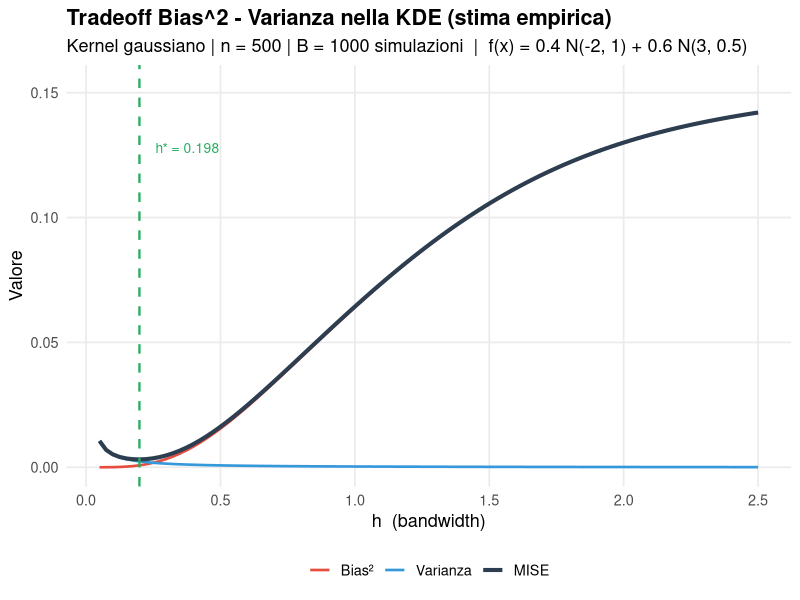
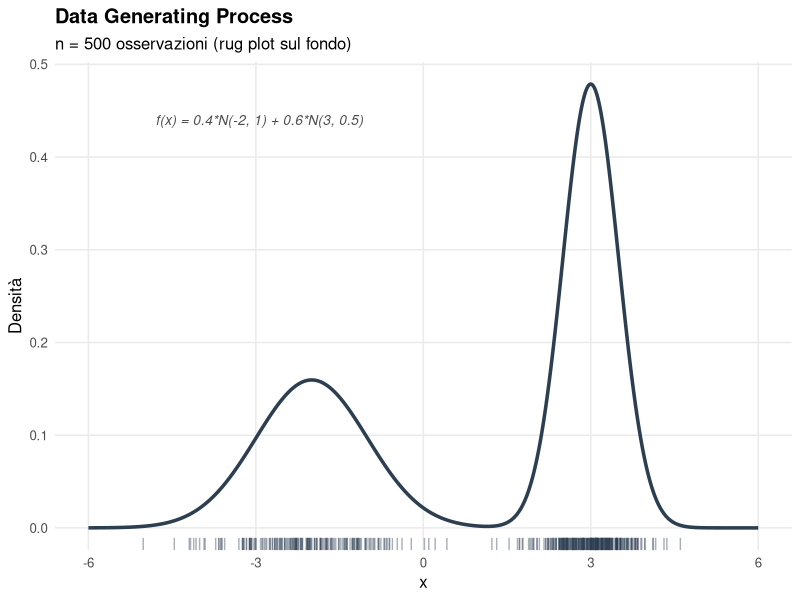
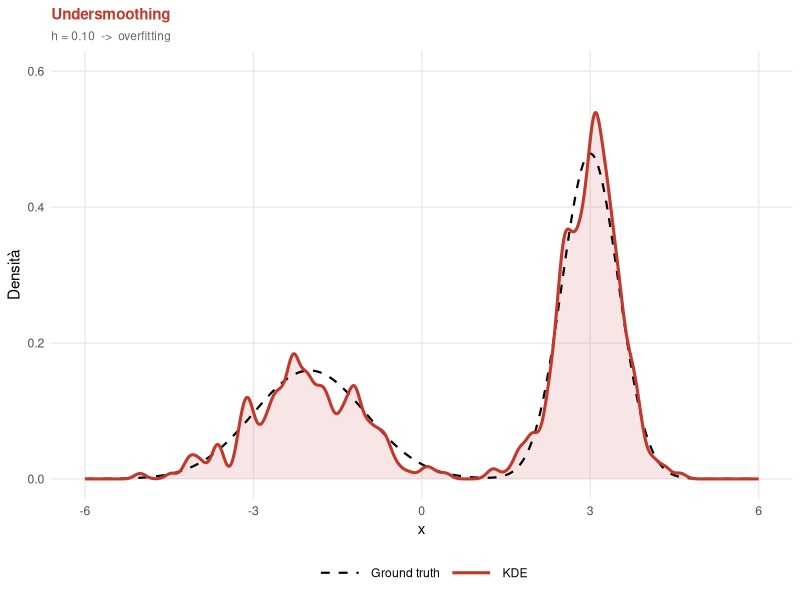
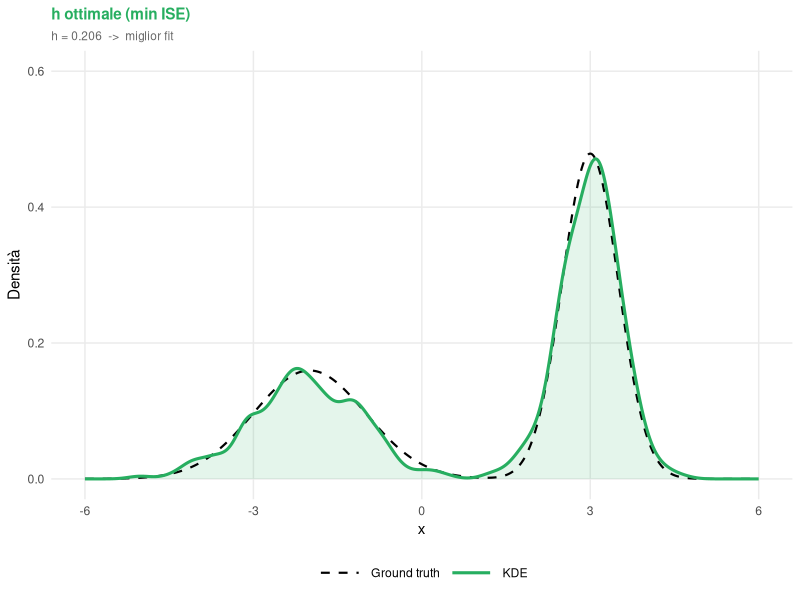
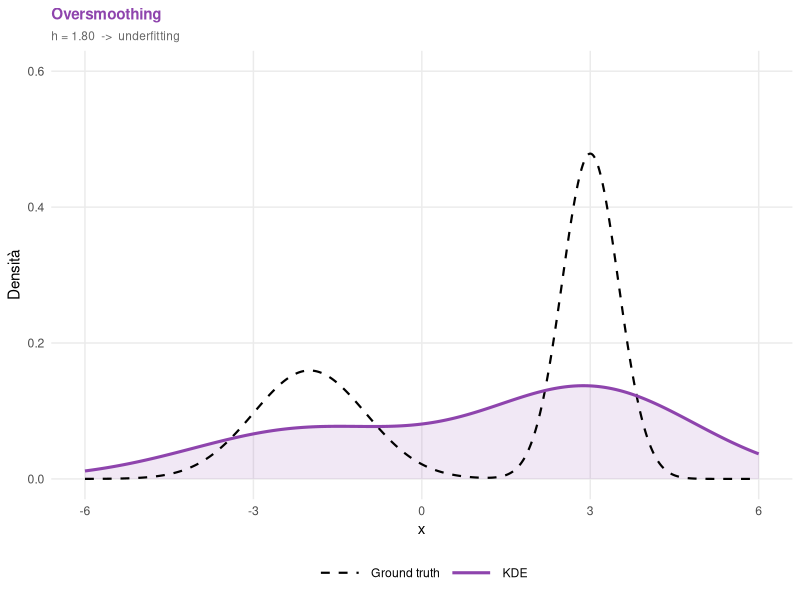
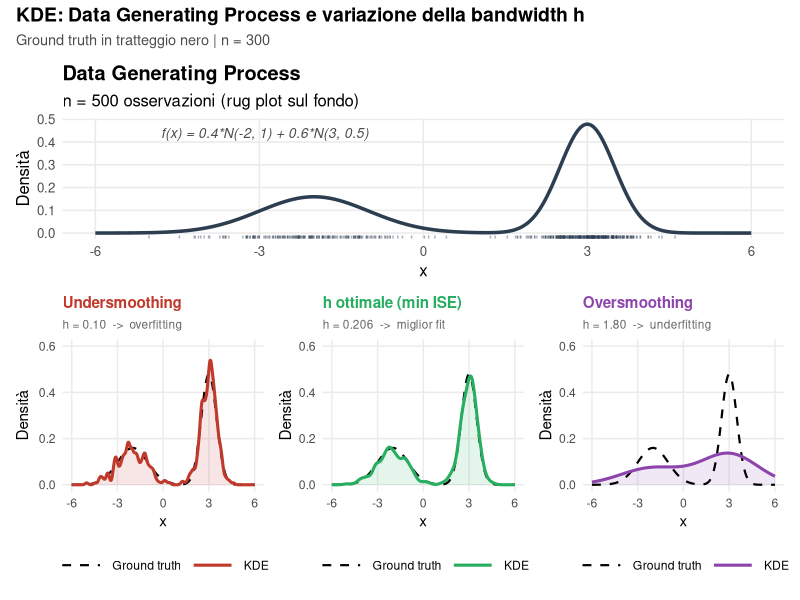
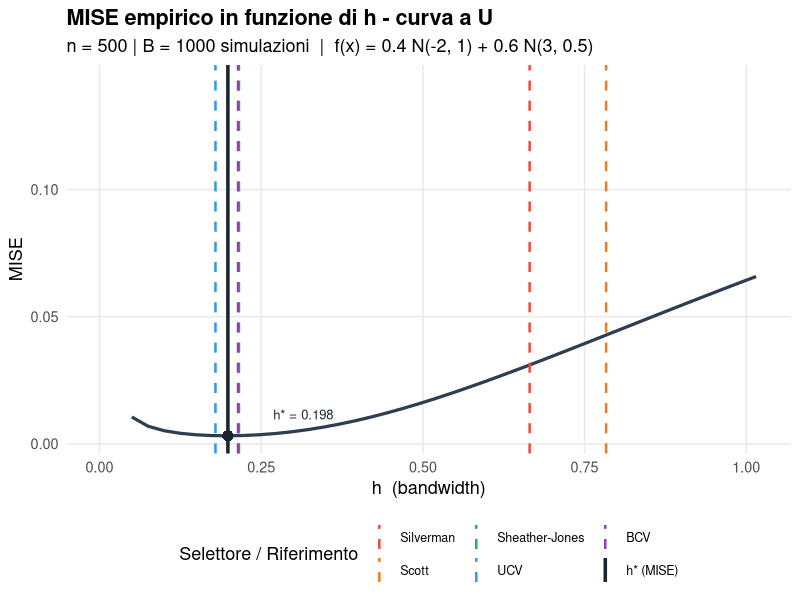

The R script that drew these images, in order:
## ---- chunk 1
knitr::opts_chunk$set(
  echo    = TRUE,
  warning = FALSE,
  message = FALSE,
  out.width = "100%"
)
library(ggplot2)
library(patchwork)

# `kableExtra` is optional: render continues with plain `knitr::kable` if missing.
has_kable_extra <- requireNamespace("kableExtra", quietly = TRUE)
## ---- chunk 2
set.seed(42)

# ── Vera densità (ground truth) ──────────────────────────────────────────────
true_density <- function(x) {
  0.4 * dnorm(x, mean = -2, sd = 1) +
  0.6 * dnorm(x, mean =  3, sd = 0.5)
}

# ── Campionamento dalla mistura ───────────────────────────────────────────────
sample_mixture <- function(n) {
  comp <- sample(c(1L, 2L), size = n, replace = TRUE, prob = c(0.4, 0.6))
  ifelse(comp == 1L, rnorm(n, -2, 1), rnorm(n, 3, 0.5))
}

# ── KDE con kernel gaussiano — implementazione manuale ────────────────────────
#   x_grid : vettore di punti in cui valutare la stima
#   data   : campione osservato
#   h      : bandwidth
kde_manual <- function(x_grid, data, h) {
  sapply(x_grid, function(x) mean(dnorm((x - data) / h)) / h)
}

# ── Parametri globali ─────────────────────────────────────────────────────────
n      <- 500
data   <- sample_mixture(n)            # campione fisso per tutta l'analisi
x_grid <- seq(-6, 6, length.out = 1000)   # griglia più compatta (velocità)
dx     <- diff(x_grid)[1]             # passo della griglia (usato per integrare)

df_true <- data.frame(x = x_grid, y = true_density(x_grid))
## ---- chunk 3
# ── Parametri della simulazione ───────────────────────────────────────────────
# Aumentare B (es. 500) e length.out (es. 80) per curve più lisce,
# a costo di maggior tempo di calcolo.
B     <- 1000                              # numero di campioni Monte Carlo
h_seq <- seq(0.05, 2.5, length.out = 100) # griglia di h

# Pre-calcolo della densità vera sulla griglia (costante, inutile ricalcolarla
# ad ogni iterazione del doppio ciclo)
p_true_vec <- true_density(x_grid)

# ── Simulazione: ciclo UNICO che accumula ISE e fhat_sum insieme ──────────────
# Ottimizzazioni rispetto alla versione originale:
#   1. density() usa FFT in C — ordini di grandezza più veloce di kde_manual()
#      che eseguiva un sapply() in R puro su tutti i 1000 punti della griglia.
#   2. Un solo ciclo Monte Carlo invece di due: ISE e fhat_sum vengono
#      calcolati nella stessa iterazione b, eliminando il secondo set.seed(123)
#      e il secondo loop da B × 100 chiamate.
#   3. p_true_vec pre-calcolata fuori dal loop (1000 × B × 100 chiamate in meno
#      a true_density).
set.seed(123)
ise_mat  <- matrix(NA_real_, nrow = B,              ncol = length(h_seq))
fhat_sum <- matrix(0,        nrow = length(x_grid), ncol = length(h_seq))

for (b in seq_len(B)) {
  samp <- sample_mixture(n)
  for (j in seq_along(h_seq)) {
    # density() valuta la KDE sulla stessa griglia x_grid (from/to/n allineati)
    fhat <- density(samp, bw = h_seq[j],
                    from = x_grid[1], to = x_grid[length(x_grid)],
                    n    = length(x_grid))$y
    ise_mat[b, j]  <- sum((fhat - p_true_vec)^2) * dx   # integrazione numerica corretta
    fhat_sum[, j]  <- fhat_sum[, j] + fhat              # accumulo per la media
  }
  if (b %% 200 == 0) cat(sprintf("  Completate %d / %d simulazioni\n", b, B))
}

# ── MISE empirico = media degli ISE sui B campioni ────────────────────────────
mise_emp  <- colMeans(ise_mat)

# ── Bias² e Varianza empirici ─────────────────────────────────────────────────
fhat_mean <- fhat_sum / B   # f̄(x) per ogni h — stimatore del valore atteso di f̂

bias2_emp <- numeric(length(h_seq))
for (j in seq_along(h_seq)) {
  bias2_emp[j] <- sum((fhat_mean[, j] - p_true_vec)^2) * dx
}

# Varianza = MISE - Bias² (decomposizione esatta)
var_emp <- mise_emp - bias2_emp

h_mise_opt <- h_seq[which.min(mise_emp)]
cat(sprintf("h ottimale MISE empirico (B = %d): %.4f\n", B, h_mise_opt))
## ---- chunk 4
df_curve <- rbind(
  data.frame(h = h_seq, y = bias2_emp, Componente = "Bias\U00B2"),
  data.frame(h = h_seq, y = var_emp,   Componente = "Varianza"),
  data.frame(h = h_seq, y = mise_emp,  Componente = "MISE")
)
df_curve$Componente <- factor(df_curve$Componente,
                              levels = c("Bias\U00B2", "Varianza", "MISE"))

col_curve <- c("Bias\U00B2" = "#e74c3c",
               "Varianza"  = "#3498db",
               "MISE"      = "#2c3e50")

lwd_curve <- c("Bias\U00B2" = 0.9, "Varianza" = 0.9, "MISE" = 1.4)

ggplot(df_curve, aes(x = h, y = y,
                     colour    = Componente,
                     linewidth = Componente)) +
  geom_line() +
  geom_vline(xintercept = h_mise_opt,
             colour = "#27ae60", linetype = "dashed", linewidth = 0.8) +
  annotate("text",
           x = h_mise_opt + 0.06, y = max(mise_emp) * 0.90,
           label = paste0("h* = ", round(h_mise_opt, 3)),
           colour = "#27ae60", size = 3.5, hjust = 0) +
  scale_colour_manual(values = col_curve) +
  scale_linewidth_manual(values = lwd_curve) +
  scale_y_continuous(limits = c(0, max(mise_emp) * 1.08)) +
  labs(
    title    = "Tradeoff Bias^2 - Varianza nella KDE (stima empirica)",
    subtitle = paste0("Kernel gaussiano | n = ", n, " | B = ", B,
                      " simulazioni  |  f(x) = 0.4 N(-2, 1) + 0.6 N(3, 0.5)"),
    x        = "h  (bandwidth)",
    y        = "Valore",
    colour   = NULL,
    linewidth = NULL
  ) +
  theme_minimal(base_size = 13) +
  theme(
    plot.title       = element_text(face = "bold"),
    legend.position  = "bottom",
    panel.grid.minor = element_blank()
  )
## ---- chunk 5
h_grid   <- seq(0.05, 2.5, length.out = 300)
ise_grid <- sapply(h_grid, function(h) {
  fhat <- kde_manual(x_grid, data, h)
  sum((fhat - true_density(x_grid))^2) * dx
})
h_opt     <- h_grid[which.min(ise_grid)]
ise_opt   <- min(ise_grid)

cat(sprintf("h ottimale (min ISE sul campione): %.4f\n", h_opt))
cat(sprintf("ISE minimo:                        %.6f\n", ise_opt))
## ---- chunk 6
p_dgp <- ggplot() +
  geom_rug(aes(x = data),
           alpha = 0.4, colour = "#2c3e50",
           length = unit(0.025, "npc")) +
  geom_line(data = df_true, aes(x = x, y = y),
            colour = "#2c3e50", linewidth = 1.2) +
  annotate("text", x = -4.8, y = 0.44,
           label = "f(x) = 0.4*N(-2, 1) + 0.6*N(3, 0.5)",
           size = 3.5, hjust = 0, colour = "gray30", fontface = "italic") +
  labs(
    title    = "Data Generating Process",
    subtitle = paste0("n = ", n, " osservazioni (rug plot sul fondo)"),
    x = "x", y = "Densit\u00e0"
  ) +
  theme_minimal(base_size = 12) +
  theme(plot.title       = element_text(face = "bold"),
        panel.grid.minor = element_blank())

p_dgp
## ---- chunk 7
# Costruisce un singolo pannello KDE vs ground truth
# h        : bandwidth da usare
# titolo   : titolo del pannello (stringa)
# sottotit : sottotitolo (stringa)
# colore   : colore della curva KDE
panel_kde <- function(h, titolo, sottotit, colore) {
  df_kde  <- data.frame(x = x_grid,
                        y = kde_manual(x_grid, data, h))

  ggplot() +
    # Area sotto la curva KDE
    geom_ribbon(data = df_kde,
                aes(x = x, ymin = 0, ymax = y),
                fill = colore, alpha = 0.12) +
    # Ground truth (tratteggio nero)
    geom_line(data = df_true,
              aes(x = x, y = y, linetype = "Ground truth"),
              colour = "black", linewidth = 0.75) +
    # Stima KDE
    geom_line(data = df_kde,
              aes(x = x, y = y, linetype = "KDE"),
              colour = colore, linewidth = 1.05) +
    scale_linetype_manual(
      values = c("Ground truth" = "dashed", "KDE" = "solid"),
      name   = NULL
    ) +
    coord_cartesian(ylim = c(0, 0.60)) +
    labs(title    = titolo,
         subtitle = sottotit,
         x = "x", y = "Densit\u00e0") +
    theme_minimal(base_size = 11) +
    theme(
      plot.title       = element_text(face = "bold", colour = colore, size = 11),
      plot.subtitle    = element_text(size = 8.5, colour = "gray40"),
      legend.position  = "bottom",
      legend.key.width = unit(1.2, "cm"),
      panel.grid.minor = element_blank()
    )
}
## ---- chunk 8
p_small <- panel_kde(
  h       = 0.10,
  titolo  = "Undersmoothing",
  sottotit = "h = 0.10  ->  overfitting",
  colore  = "#c0392b"
)

p_opt_panel <- panel_kde(
  h       = h_opt,
  titolo  = "h ottimale (min ISE)",
  sottotit = paste0("h = ", round(h_opt, 3), "  ->  miglior fit"),
  colore  = "#27ae60"
)

p_large <- panel_kde(
  h       = 1.80,
  titolo  = "Oversmoothing",
  sottotit = "h = 1.80  ->  underfitting",
  colore  = "#8e44ad"
)

# Stampa singoli pannelli per verifica
p_small
## ---- chunk 9
p_opt_panel
## ---- chunk 10
p_large
## ---- chunk 11
layout_slide2 <- (p_dgp) /
  (p_small | p_opt_panel | p_large) +
  plot_annotation(
    title    = "KDE: Data Generating Process e variazione della bandwidth h",
    subtitle = "Ground truth in tratteggio nero | n = 300",
    theme = theme(
      plot.title    = element_text(face = "bold", size = 14),
      plot.subtitle = element_text(size = 10.5, colour = "gray30")
    )
  ) +
  plot_layout(heights = c(1.1, 1.4))

layout_slide2
## ---- chunk 12
h_methods <- c(
  "h* (MISE)"      = h_mise_opt,      # ottimo empirico — solo in contesto simulato
  "Silverman"      = bw.nrd0(data),
  "Scott"          = bw.nrd(data),
  "Sheather-Jones" = bw.SJ(data),
  "UCV"            = bw.ucv(data),
  "BCV"            = bw.bcv(data)
)

# MISE di ciascun selettore: interpolazione lineare sulla griglia simulata
mise_methods <- sapply(h_methods, function(h) {
  approx(h_seq, mise_emp, xout = h)$y
})

# Data frame ordinato per MISE crescente
df_tab <- data.frame(
  Metodo = names(h_methods),
  h      = round(unname(h_methods), 4),
  MISE   = round(unname(mise_methods), 6),
  row.names = NULL
)
df_tab <- df_tab[order(df_tab$MISE), ]

knitr::kable(df_tab, row.names = FALSE)
## ---- chunk 13
if (has_kable_extra) {
  tab <- knitr::kable(
    df_tab,
    format    = "latex",
    booktabs  = TRUE,
    caption   = "Confronto tra selettori automatici di $h$ e ottimo $h^*$ (MISE empirico, B = 500)",
    row.names = FALSE,
    col.names = c("Metodo", "$h$ stimato", "MISE")
  )
  tab <- kableExtra::kable_styling(
    tab,
    latex_options = c("striped", "hold_position"),
    full_width    = FALSE,
    font_size     = 11
  )
  tab <- kableExtra::row_spec(tab, 1, bold = TRUE, color = "white", background = "#27ae60")
  kableExtra::footnote(
    tab,
    general = "La riga verde ($h^*$) è l'ottimo empirico ottenuto minimizzando la curva MISE su $B$ simulazioni Monte Carlo — disponibile solo in contesto simulato.",
    general_title = "Nota:",
    footnote_as_chunk = TRUE
  )
} else {
  knitr::kable(
    df_tab,
    format    = "latex",
    booktabs  = TRUE,
    caption   = "Confronto tra selettori automatici di $h$ e ottimo $h^*$ (MISE empirico, B = 500)",
    row.names = FALSE,
    col.names = c("Metodo", "$h$ stimato", "MISE")
  )
}
## ---- chunk 14
# Colori coerenti con la tabella (uno per metodo)
# h* usa il nero per segnalare che è il riferimento teorico
col_met <- c(
  "h* (MISE)"      = "#1a252f",
  "Silverman"      = "#e74c3c",
  "Scott"          = "#e67e22",
  "Sheather-Jones" = "#27ae60",
  "UCV"            = "#3498db",
  "BCV"            = "#8e44ad"
)

# Riusa mise_emp e h_seq già calcolati nella Slide 1
# (stessa griglia h_seq, stessi B campioni con set.seed(123))
df_mise_plot <- data.frame(h = h_seq, MISE = mise_emp)

# Data frame per le linee verticali (include h*)
df_vlines <- data.frame(
  Metodo = names(h_methods),
  h      = unname(h_methods)
)
df_vlines$Metodo <- factor(df_vlines$Metodo, levels = names(col_met))

# Linee tratteggiate per i selettori automatici, linea solida per h*
df_vlines$linetype <- ifelse(df_vlines$Metodo == "h* (MISE)", "solid", "dashed")

# Punto di minimo MISE
h_mise_min <- h_seq[which.min(mise_emp)]
mise_min   <- min(mise_emp)

p_ise <- ggplot(df_mise_plot, aes(x = h, y = MISE)) +
  geom_line(colour = "#2c3e50", linewidth = 1.1) +
  # Linee verticali per i selettori automatici (tratteggiate)
  geom_vline(data = df_vlines[df_vlines$Metodo != "h* (MISE)", ],
             aes(xintercept = h, colour = Metodo),
             linewidth = 0.85, linetype = "dashed") +
  # Linea verticale per h* (solida, più spessa)
  geom_vline(data = df_vlines[df_vlines$Metodo == "h* (MISE)", ],
             aes(xintercept = h, colour = Metodo),
             linewidth = 1.2, linetype = "solid") +
  # Punto di minimo MISE
  geom_point(x = h_mise_min, y = mise_min,
             colour = "#1a252f", size = 3.5, shape = 16) +
  annotate("text",
           x = h_mise_min + 0.07, y = mise_min + diff(range(mise_emp)) * 0.06,
           label = paste0("h* = ", round(h_mise_min, 3)),
           size = 3.3, hjust = 0, colour = "#1a252f") +
  scale_x_continuous(limits = c(0, max(df_vlines$h, na.rm = TRUE) * 1.3)) +
  scale_colour_manual(values = col_met, name = "Selettore / Riferimento") +
  labs(
    title    = "MISE empirico in funzione di h - curva a U",
    subtitle = paste0("n = ", n, " | B = ", B,
                      " simulazioni  |  f(x) = 0.4 N(-2, 1) + 0.6 N(3, 0.5)"),
    x        = "h  (bandwidth)",
    y        = "MISE"
  ) +
  theme_minimal(base_size = 13) +
  theme(
    plot.title       = element_text(face = "bold"),
    legend.position  = "bottom",
    legend.text      = element_text(size = 9),
    panel.grid.minor = element_blank()
  ) +
  guides(colour = guide_legend(nrow = 2))

p_ise
## ---- chunk 15
# Tabella riepilogativa finale: selettori con distanza da h* MISE e rapporto MISE
df_final <- df_tab
df_final$"Distanza da h*"  <- round(abs(df_final$h - h_mise_min), 4)
df_final$"MISE / MISE min" <- round(df_final$MISE / mise_min, 3)

if (has_kable_extra) {
  tab_final <- knitr::kable(
    df_final,
    format    = "latex",
    booktabs  = TRUE,
    caption   = "Riepilogo: selettori di $h$ a confronto con l'ottimo $h^*$ (MISE empirico)",
    row.names = FALSE
  )
  tab_final <- kableExtra::kable_styling(
    tab_final,
    latex_options = c("striped", "hold_position"),
    full_width    = FALSE,
    font_size     = 10
  )
  kableExtra::row_spec(tab_final, 1, bold = TRUE)
} else {
  knitr::kable(
    df_final,
    format    = "latex",
    booktabs  = TRUE,
    caption   = "Riepilogo: selettori di $h$ a confronto con l'ottimo $h^*$ (MISE empirico)",
    row.names = FALSE
  )
}
